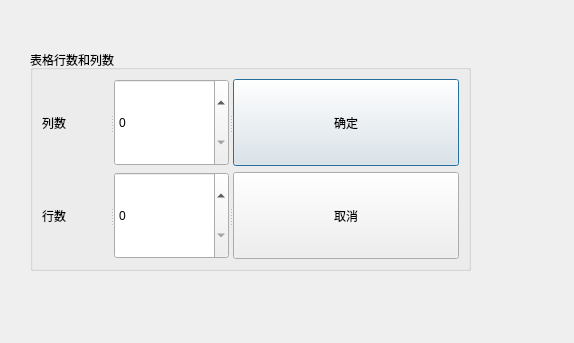
<?xml version="1.0" encoding="UTF-8"?>
<ui version="4.0">
 <class>TDialogTableView</class>
 <widget class="QDialog" name="TDialogTableView">
  <property name="geometry">
   <rect>
    <x>0</x>
    <y>0</y>
    <width>574</width>
    <height>343</height>
   </rect>
  </property>
  <property name="windowTitle">
   <string>Dialog</string>
  </property>
  <widget class="QGroupBox" name="groupBox">
   <property name="geometry">
    <rect>
     <x>30</x>
     <y>50</y>
     <width>441</width>
     <height>221</height>
    </rect>
   </property>
   <property name="title">
    <string>表格行数和列数</string>
   </property>
   <layout class="QGridLayout" name="gridLayout">
    <item row="0" column="0">
     <widget class="QSplitter" name="splitter">
      <property name="orientation">
       <enum>Qt::Horizontal</enum>
      </property>
      <widget class="QLabel" name="label">
       <property name="text">
        <string>列数</string>
       </property>
      </widget>
      <widget class="QSpinBox" name="spinBox_column"/>
      <widget class="QPushButton" name="pushButton">
       <property name="text">
        <string>确定</string>
       </property>
      </widget>
     </widget>
    </item>
    <item row="1" column="0">
     <widget class="QSplitter" name="splitter_2">
      <property name="orientation">
       <enum>Qt::Horizontal</enum>
      </property>
      <widget class="QLabel" name="label_2">
       <property name="text">
        <string>行数</string>
       </property>
      </widget>
      <widget class="QSpinBox" name="spinBox_row"/>
      <widget class="QPushButton" name="pushButton_2">
       <property name="text">
        <string>取消</string>
       </property>
      </widget>
     </widget>
    </item>
   </layout>
  </widget>
 </widget>
 <resources/>
 <connections>
  <connection>
   <sender>pushButton</sender>
   <signal>clicked()</signal>
   <receiver>TDialogTableView</receiver>
   <slot>accept()</slot>
   <hints>
    <hint type="sourcelabel">
     <x>365</x>
     <y>132</y>
    </hint>
    <hint type="destinationlabel">
     <x>286</x>
     <y>171</y>
    </hint>
   </hints>
  </connection>
  <connection>
   <sender>pushButton_2</sender>
   <signal>clicked()</signal>
   <receiver>TDialogTableView</receiver>
   <slot>reject()</slot>
   <hints>
    <hint type="sourcelabel">
     <x>365</x>
     <y>203</y>
    </hint>
    <hint type="destinationlabel">
     <x>286</x>
     <y>171</y>
    </hint>
   </hints>
  </connection>
 </connections>
</ui>
